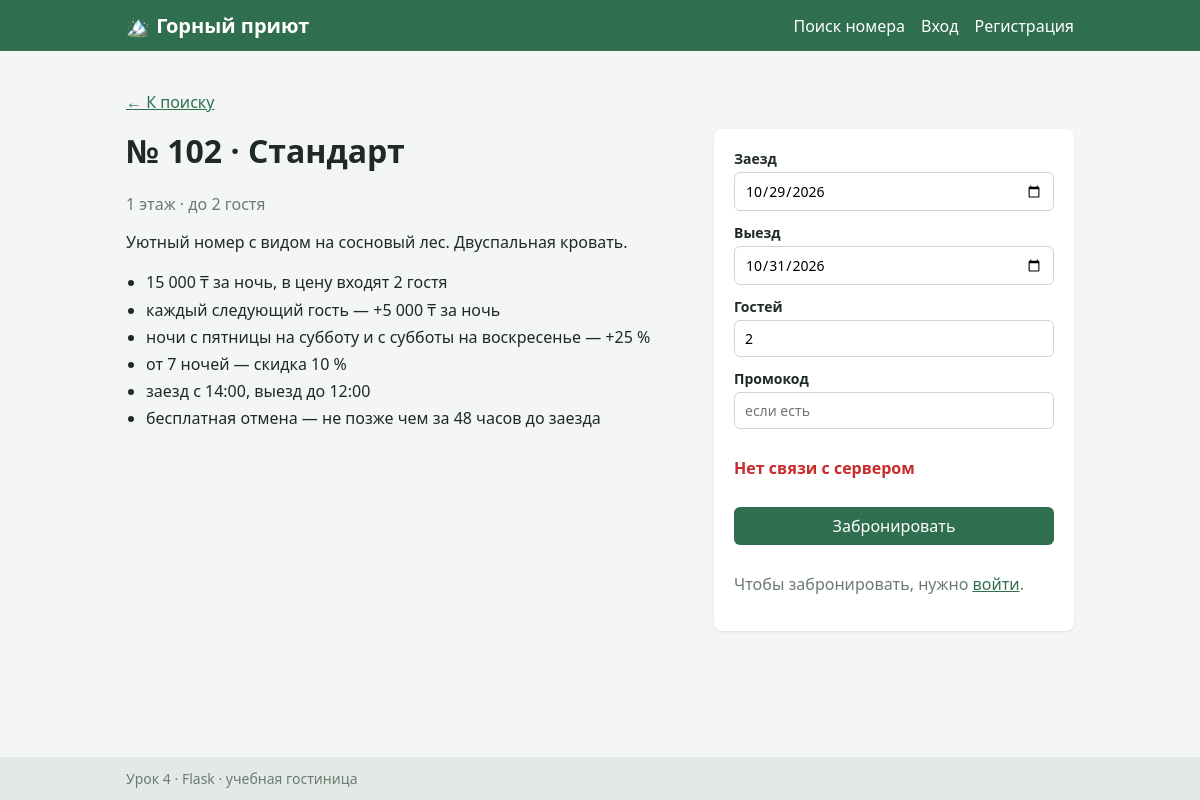
/room/2?check_in=2026-10-29&check_out=2026-10-31&guests=2, run on the app's committed database.
### tables this page shows
CREATE TABLE rooms (
    id INTEGER PRIMARY KEY AUTOINCREMENT,
    number TEXT UNIQUE NOT NULL,
    type_id INTEGER NOT NULL REFERENCES room_types (id),
    floor INTEGER NOT NULL
);

CREATE TABLE room_types (
    id INTEGER PRIMARY KEY AUTOINCREMENT,
    name TEXT NOT NULL,
    price INTEGER NOT NULL,          -- цена за ночь, ₸
    capacity INTEGER NOT NULL,       -- максимум гостей
    description TEXT NOT NULL
);

### app/views/rooms.py (the view)
@bp.route("/room/<int:room_id>")
def room_page(room_id):
    room = rooms_repo.get(room_id)
    if room is None:
        abort(404)
    tomorrow = date.today() + timedelta(days=1)
    form = {
        "check_in": request.args.get("check_in", tomorrow.isoformat()),
        "check_out": request.args.get("check_out", (tomorrow + timedelta(days=2)).isoformat()),
        "guests": request.args.get("guests", str(min(2, room.capacity))),
    }
    return render_template(
        "room.html",
        room=room,
        form=form,
        today=date.today().isoformat(),
        cfg=config,
    )

### app/auth.py (called while the page is built, shortened)
def current_user():
    user_id = session.get("user_id")
    if user_id is None:
        return None

def inject_user():
    return {"user": current_user()}

### app/db.py (called while the page is built)
def get_db():
    if "db" not in g:
        if not os.path.exists(config.DATABASE):
            init_db()
        g.db = sqlite3.connect(config.DATABASE)
        g.db.row_factory = sqlite3.Row
    return g.db

### app/models/room.py (called while the page is built)
    @property
    def title(self):
        return f"№ {self.number} · {self.type_name}"

### app/repositories/rooms.py (called while the page is built)
def _to_room(row):
    return Room(
        id=row["id"],
        number=row["number"],
        floor=row["floor"],
        type_name=row["type_name"],
        price=row["price"],
        capacity=row["capacity"],
        description=row["description"],
    )

def get(room_id):
    row = get_db().execute(queries.ROOM_BY_ID, (room_id,)).fetchone()
    return _to_room(row) if row else None

### app/utils/formatting.py (called while the page is built)
def money(value):
    return f"{value:,}".replace(",", " ") + " ₸"

def _plural(n, one, few, many):
    if n % 10 == 1 and n % 100 != 11:
        return one
    if n % 10 in (2, 3, 4) and n % 100 not in (12, 13, 14):
        return few
    return many

def nights_word(n):
    return f"{n} {_plural(n, 'ночь', 'ночи', 'ночей')}"

def guests_word(n):
    return f"{n} {_plural(n, 'гость', 'гостя', 'гостей')}"

### app/templates/room.html (shortened to what this page needs)
{% extends "base.html" %}
{% block content %}
  <p><a href="{{ url_for('search.index', check_in=form['check_in'], check_out=form['check_out'], guests=form['guests']) }}">← К поиску</a></p>
  <div class="room">
    <div>
      <h1>{{ room.title }}</h1>
      <p class="muted">{{ room.floor }} этаж · до {{ room.capacity|guests }}</p>
      <p>{{ room.description }}</p>
      <ul class="rules">
        <li>{{ room.price|money }} за ночь, в цену входят {{ cfg.INCLUDED_GUESTS|guests }}</li>
        <li>каждый следующий гость — +{{ cfg.EXTRA_GUEST_FEE|money }} за ночь</li>
        <li>ночи с пятницы на субботу и с субботы на воскресенье — +{{ cfg.WEEKEND_EXTRA_PERCENT }} %</li>
        <li>от {{ cfg.LONG_STAY_NIGHTS|nights }} — скидка {{ cfg.LONG_STAY_PERCENT }} %</li>
        <li>заезд с {{ cfg.CHECKIN_HOUR }}:00, выезд до {{ cfg.CHECKOUT_HOUR }}:00</li>
        <li>бесплатная отмена — не позже чем за {{ cfg.FREE_CANCEL_HOURS }} часов до заезда</li>
      </ul>
    </div>
    <form class="form" id="booking-form" method="post"
          action="{{ url_for('bookings.book', room_id=room.id) }}" data-room="{{ room.id }}">
      <label>Заезд
        <input type="date" name="check_in" value="{{ form['check_in'] }}" min="{{ today }}" required>
      </label>
      <label>Выезд
        <input type="date" name="check_out" value="{{ form['check_out'] }}" min="{{ today }}" required>
      </label>
      <label>Гостей
        <input type="number" name="guests" value="{{ form['guests'] }}" min="1" max="{{ room.capacity }}" required>
      </label>
      <label>Промокод
        <input type="text" name="promo" placeholder="если есть">
      </label>
      <div id="quote" class="quote"></div>
      <button type="submit" id="book-button">Забронировать</button>
      {% if not user %}
        <p class="muted">Чтобы забронировать, нужно <a href="{{ url_for('auth.login') }}">войти</a>.</p>
      {% endif %}
    </form>
  </div>
{% endblock %}

### app/static/css/style.css (style rules this page uses)
* { box-sizing: border-box; }
body { margin: 0; font-family: "Segoe UI", Arial, sans-serif; background: #f3f6f4; color: #1f2a24; display: flex; flex-direction: column; min-height: 100vh; }
a { color: #2f6f4f; }
h1 { margin-top: 0; }
.muted { color: #6c7a72; }
.search label, .form label { display: flex; flex-direction: column; gap: 4px; font-weight: 600; font-size: 14px; }
.room { display: grid; grid-template-columns: 1fr 360px; gap: 24px; align-items: start; }
.rules { padding-left: 20px; line-height: 1.7; }
.form { display: flex; flex-direction: column; gap: 12px; background: #fff; padding: 20px; border-radius: 8px; box-shadow: 0 1px 3px rgba(0, 0, 0, 0.08); max-width: 420px; }
input { font: inherit; font-weight: normal; padding: 8px 10px; border: 1px solid #ced4da; border-radius: 6px; }
button, .button { display: inline-block; font: inherit; padding: 8px 18px; border: none; border-radius: 6px; background: #2f6f4f; color: #fff; cursor: pointer; text-decoration: none; }

### data on the page
rooms: floor "1"
room_types: capacity|guests "2 гостя", description "Уютный номер с видом на сосновый лес. Двуспальная кровать.", price "15 000 ₸", guests "2"

### other printed values
{{ room.title }} "№ 102 · Стандарт"
{{ cfg.INCLUDED_GUESTS|guests }} "2 гостя"
{{ cfg.EXTRA_GUEST_FEE|money }} "5 000 ₸"
{{ cfg.WEEKEND_EXTRA_PERCENT }} "25"
{{ cfg.LONG_STAY_NIGHTS|nights }} "7 ночей"
{{ cfg.LONG_STAY_PERCENT }} "10"
{{ cfg.CHECKIN_HOUR }} "14"
{{ cfg.CHECKOUT_HOUR }} "12"
{{ cfg.FREE_CANCEL_HOURS }} "48"
